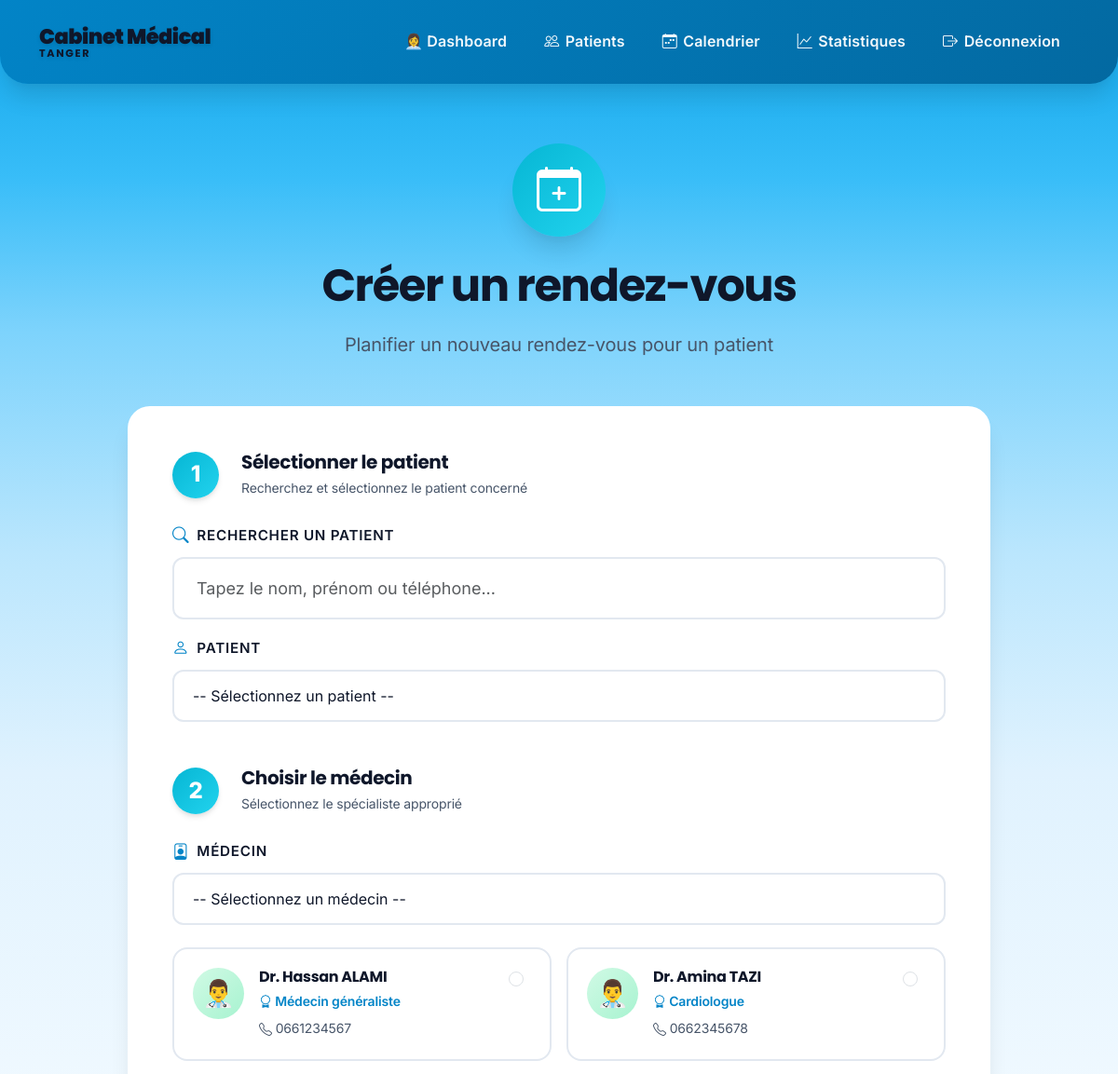
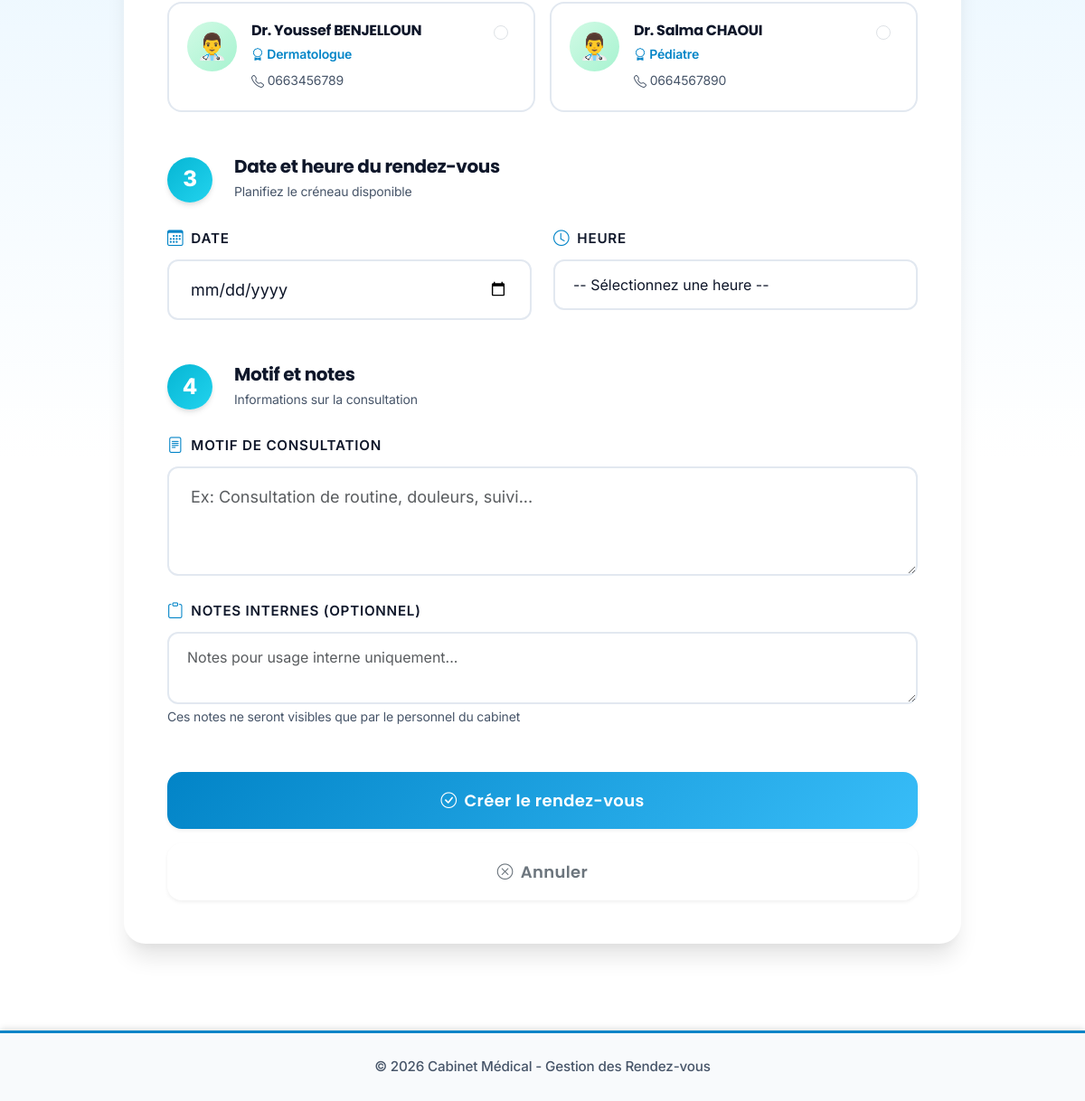
The app's page /secretaire/creer-rdv (signed in) with its own data (2 pictures, top to bottom).
### models.py (models this page shows, shortened)
class Medecin(db.Model):
    __tablename__ = 'medecins'
    id = db.Column(db.Integer, primary_key=True)
    user_id = db.Column(db.Integer, db.ForeignKey('users.id'), nullable=False)
    specialite = db.Column(db.String(100), nullable=False)
    telephone = db.Column(db.String(20))
    numero_ordre = db.Column(db.String(50))  # Numéro RPPS/ordre des médecins
    photo = db.Column(db.String(200))  # Chemin vers photo de profil
    bio = db.Column(db.Text)  # Biographie/présentation
    rendez_vous = db.relationship('RendezVous', backref='medecin', lazy=True)
    patients_traites = db.relationship('Patient', backref='medecin_traitant', lazy=True)

class User(UserMixin, db.Model):
    __tablename__ = 'users'
    id = db.Column(db.Integer, primary_key=True)
    email = db.Column(db.String(120), unique=True, nullable=False)
    password = db.Column(db.String(200), nullable=False)
    nom = db.Column(db.String(100), nullable=False)
    prenom = db.Column(db.String(100), nullable=False)
    role = db.Column(db.String(20), nullable=False)  # 'patient', 'medecin', 'secretaire', 'admin'
    actif = db.Column(db.Boolean, default=True)  # Compte actif ou non
    created_at = db.Column(db.DateTime, default=datetime.utcnow)
    last_login = db.Column(db.DateTime)
    patient = db.relationship('Patient', backref='user', uselist=False, cascade='all, delete-orphan')
    medecin = db.relationship('Medecin', backref='user', uselist=False, cascade='all, delete-orphan')
    secretaire = db.relationship('Secretaire', backref='user', uselist=False, cascade='all, delete-orphan')
    notifications = db.relationship('Notification', backref='user', lazy=True, cascade='all, delete-orphan')

### app.py (the view, shortened to what this page needs)
@app.route('/secretaire/creer-rdv', methods=['GET', 'POST'])
@login_required
@role_required('secretaire', 'admin')
def secretaire_creer_rdv():
    patients = Patient.query.all()
    medecins = Medecin.query.all()
    return render_template('secretaire_creer_rdv.html', patients=patients, medecins=medecins)

### app.py (called while the page is built)
@login_manager.user_loader
def load_user(user_id):
    return User.query.get(int(user_id))

def role_required(*roles):
    def decorator(f):
        @wraps(f)
        def decorated_function(*args, **kwargs):
            if not current_user.is_authenticated:
                flash('Veuillez vous connecter.', 'warning')
                return redirect(url_for('login'))
            if current_user.role not in roles:
                flash('Accès non autorisé.', 'danger')
                return redirect(url_for('index'))
            return f(*args, **kwargs)
        return decorated_function
    return decorator

### templates/secretaire_creer_rdv.html (shortened to what this page needs)
{% extends "base.html" %}
{% block content %}
<div class="row justify-content-center">
    <div class="col-lg-10">
        <div class="text-center mb-5">
            <div class="create-rdv-icon mx-auto mb-4">
                <i class="bi bi-calendar-plus"></i>
            </div>
            <h1 class="display-5 fw-bold mb-3">Créer un rendez-vous</h1>
            <p class="lead text-muted">
                Planifier un nouveau rendez-vous pour un patient
            </p>
        </div>
        <div class="card shadow-lg border-0">
            <div class="card-body p-5">
                <form method="POST" action="{{ url_for('secretaire_creer_rdv') }}">
                    <div class="form-section mb-5">
                        <div class="section-header mb-4">
                            <div class="section-number">1</div>
                            <div>
                                <h5 class="fw-bold mb-1">Sélectionner le patient</h5>
                                <p class="text-muted mb-0 small">Recherchez et sélectionnez le patient concerné</p>
                            </div>
                        </div>
                        <div class="mb-3">
                            <label for="patient_search" class="form-label">
                                <i class="bi bi-search"></i> Rechercher un patient
                            </label>
                            <input type="text"
                                   class="form-control form-control-lg"
                                   id="patient_search"
                                   placeholder="Tapez le nom, prénom ou téléphone...">
                        </div>
                        <div class="mb-4">
                            <label for="patient_id" class="form-label">
                                <i class="bi bi-person"></i> Patient
                            </label>
                            <select class="form-select form-select-lg" id="patient_id" name="patient_id" required>
                                <option value="">-- Sélectionnez un patient --</option>
                            </select>
                        </div>
                    </div>
                    <div class="form-section mb-5">
                        <div class="section-header mb-4">
                            <div class="section-number">2</div>
                            <div>
                                <h5 class="fw-bold mb-1">Choisir le médecin</h5>
                                <p class="text-muted mb-0 small">Sélectionnez le spécialiste approprié</p>
                            </div>
                        </div>
                        <div class="mb-4">
                            <label for="medecin_id" class="form-label">
                                <i class="bi bi-person-badge"></i> Médecin
                            </label>
                            <select class="form-select form-select-lg" id="medecin_id" name="medecin_id" required>
                                <option value="">-- Sélectionnez un médecin --</option>
                            </select>
                        </div>
                        <div class="row g-3">
                            {% for medecin in medecins %}
                            <div class="col-md-6">
                                <div class="doctor-select-card" data-medecin-id="{{ medecin.id }}">
                                    <div class="d-flex align-items-start">
                                        <div class="doctor-avatar-select me-3">
                                            👨‍⚕️
                                        </div>
                                        <div class="flex-grow-1">
                                            <h6 class="fw-bold mb-1">Dr. {{ medecin.user.prenom }} {{ medecin.user.nom }}</h6>
                                            <p class="text-primary mb-1 small fw-semibold">
                                                <i class="bi bi-award"></i> {{ medecin.specialite }}
                                            </p>
                                            <p class="text-muted small mb-0">
                                                <i class="bi bi-telephone"></i> {{ medecin.telephone }}
                                            </p>
                                        </div>
                                        <div class="form-check">
                                            <input class="form-check-input doctor-radio-select"
                                                   type="radio"
                                                   name="medecin_visual"
                                                   value="{{ medecin.id }}">
                                        </div>
                                    </div>
                                </div>
                            </div>
                            {% endfor %}
                        </div>
                    </div>
                    <div class="form-section mb-5">
                        <div class="section-header mb-4">
                            <div class="section-number">3</div>
                            <div>
                                <h5 class="fw-bold mb-1">Date et heure du rendez-vous</h5>
                                <p class="text-muted mb-0 small">Planifiez le créneau disponible</p>
                            </div>
                        </div>
                        <div class="row g-4 mb-4">
                            <div class="col-md-6">
                                <label for="date" class="form-label">
                                    <i class="bi bi-calendar3"></i> Date
                                </label>
                                <input type="date"
                                       class="form-control form-control-lg"
                                       id="date"
                                       name="date"
                                       required>
                            </div>
                            <div class="col-md-6">
                                <label for="heure" class="form-label">
                                    <i class="bi bi-clock"></i> Heure
                                </label>
                                <select class="form-select form-select-lg" id="heure" name="heure" required>
                                    <option value="">-- Sélectionnez une heure --</option>
                                </select>
                            </div>
                        </div>
                    </div>
                    <div class="form-section mb-5">
                        <div class="section-header mb-4">
                            <div class="section-number">4</div>
                            <div>
                                <h5 class="fw-bold mb-1">Motif et notes</h5>
                                <p class="text-muted mb-0 small">Informations sur la consultation</p>
                            </div>
                        </div>
                        <div class="mb-4">
                            <label for="motif" class="form-label">
                                <i class="bi bi-file-text"></i> Motif de consultation
                            </label>
                            <textarea class="form-control form-control-lg"
                                      id="motif"
                                      name="motif"
                                      rows="3"
                                      required
                                      placeholder="Ex: Consultation de routine, douleurs, suivi..."></textarea>
                        </div>
                        <div class="mb-4">
                            <label for="notes" class="form-label">
                                <i class="bi bi-clipboard"></i> Notes internes (optionnel)
                            </label>
                            <textarea class="form-control"
                                      id="notes"
                                      name="notes"
                                      rows="2"
                                      placeholder="Notes pour usage interne uniquement..."></textarea>
                            <small class="form-text text-muted">
                                Ces notes ne seront visibles que par le personnel du cabinet
                            </small>
                        </div>
                    </div>
                    <div class="d-grid gap-3">
                        <button type="submit" class="btn btn-primary btn-lg">
                            <i class="bi bi-check-circle"></i> Créer le rendez-vous
                        </button>
                        <a href="{{ url_for('secretaire_dashboard') }}" class="btn btn-outline-secondary btn-lg">
                            <i class="bi bi-x-circle"></i> Annuler
                        </a>
                    </div>
                </form>
            </div>
        </div>
    </div>
</div>
{% endblock %}

### templates/secretaire_creer_rdv.html (style rules this page uses)
.create-rdv-icon { width: 100px; height: 100px; background: linear-gradient(135deg, #06b6d4 0%, #22d3ee 100%); border-radius: 50%; display: flex; align-items: center; justify-content: center; box-shadow: var(--shadow-lg); animation: pulse 2s ease-in-out infinite; }
.create-rdv-icon i { font-size: 3rem; color: white; }
.section-header { display: flex; align-items: center; gap: 1.5rem; }
.section-number { width: 50px; height: 50px; background: linear-gradient(135deg, #06b6d4 0%, #22d3ee 100%); border-radius: 50%; display: flex; align-items: center; justify-content: center; color: white; font-size: 1.5rem; font-weight: 800; flex-shrink: 0; box-shadow: var(--shadow); }
.doctor-select-card { padding: 1.25rem; border: 2px solid var(--gray-200); border-radius: var(--radius-lg); transition: all 0.3s ease; cursor: pointer; background: white; }
.doctor-avatar-select { width: 55px; height: 55px; background: linear-gradient(135deg, #d1fae5 0%, #a7f3d0 100%); border-radius: 50%; display: flex; align-items: center; justify-content: center; font-size: 1.75rem; }

### records on screen
Medecin: user.prenom "Hassan", user.nom "ALAMI", specialite "Médecin généraliste", telephone "0661234567"
Medecin: user.prenom "Amina", user.nom "TAZI", specialite "Cardiologue", telephone "0662345678"
Medecin: user.prenom "Youssef", user.nom "BENJELLOUN", specialite "Dermatologue", telephone "0663456789"
Medecin: user.prenom "Salma", user.nom "CHAOUI", specialite "Pédiatre", telephone "0664567890"
